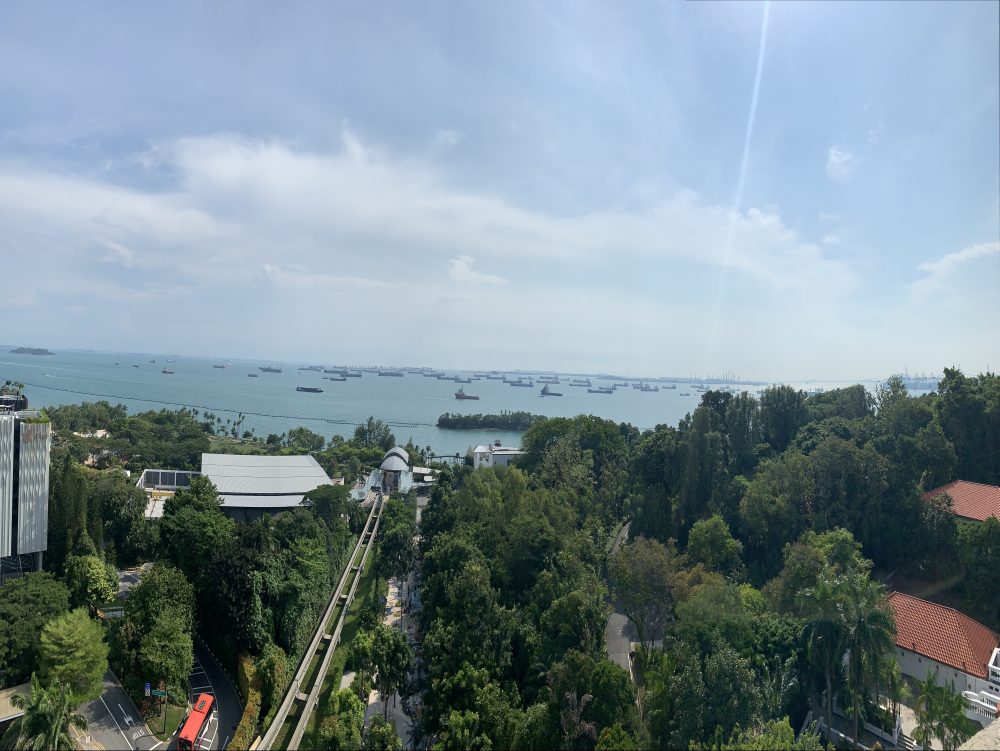
#> input picture panorama.jpg, 3997 x 3002 px (shown at 1/4 size)
$ python Panorama.py panorama.jpg panorama.jpg out.png
#> lines starting #> are read from the running program, lines starting #| are printed output that depends on the picture
import sys

import cv2
import matplotlib.pyplot as plt
import numpy as np
from datetime import datetime

def read_image(path):
    img = cv2.imread(path)
    img = cv2.cvtColor(img, cv2.COLOR_BGR2RGB)
    return img


def resize(img, height, width):
    return cv2.resize(img, (int(height*0.7), int(width*0.7)))

#for termialn execute
path_left_img = sys.argv[1]
path_right_img = sys.argv[2]
path_output = sys.argv[3]

#check runtime from the beginning
start_time = datetime.now()
start_time = start_time.strftime("%H:%M:%S")
print("Start Time: " + start_time)
start_time = datetime.now()

#read images
image_left = read_image(path_left_img)
#> in read_image, img is the input picture: shape (3002, 3997, 3); mean B, G, R 145.8, 138.6, 121.1
image_right = read_image(path_right_img)

#resizing and get shape of 2 images
#left_w, left_h, left_c = image_left.shape
right_w, right_h, right_c = image_right.shape
#> right_w = 3002; right_h = 3997; right_c = 3
image_left = resize(image_left, right_w, right_h)
#> in resize, `return cv2.resize(img, (int(height*0.7), int(width*0.7)))`:
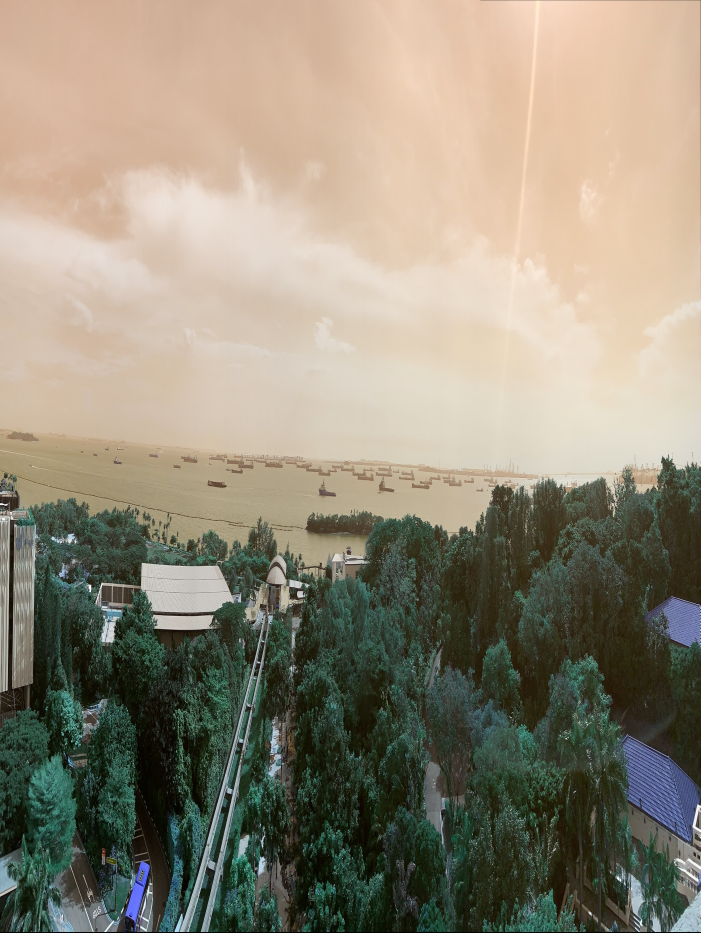
#> returned value: shape (2797, 2101, 3) (shown at 1/3 size); mean of channels 0, 1, 2 121.1, 138.5, 145.7; drawn as B, G, R
left_w, left_h, left_c = image_left.shape
#> left_w = 2797; left_h = 2101; left_c = 3

#turn the images to grayscale
image_left_gray = cv2.cvtColor(image_left, cv2.COLOR_RGB2GRAY)
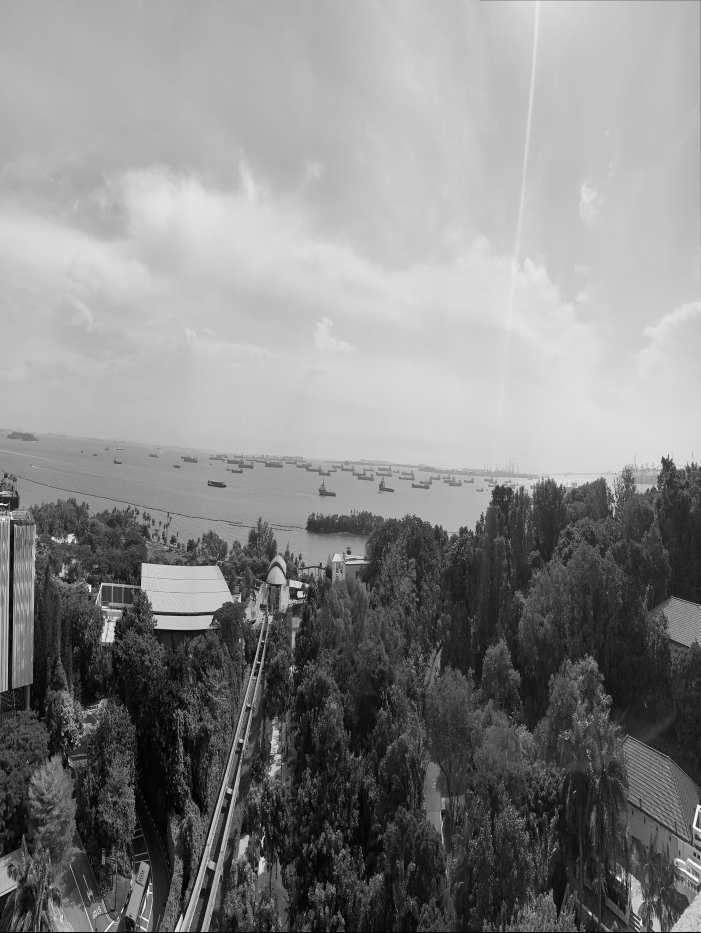
#> image_left_gray: shape (2797, 2101) (shown at 1/3 size); min 0, max 254, mean 134.1
image_right_gray = cv2.cvtColor(image_right, cv2.COLOR_RGB2GRAY)
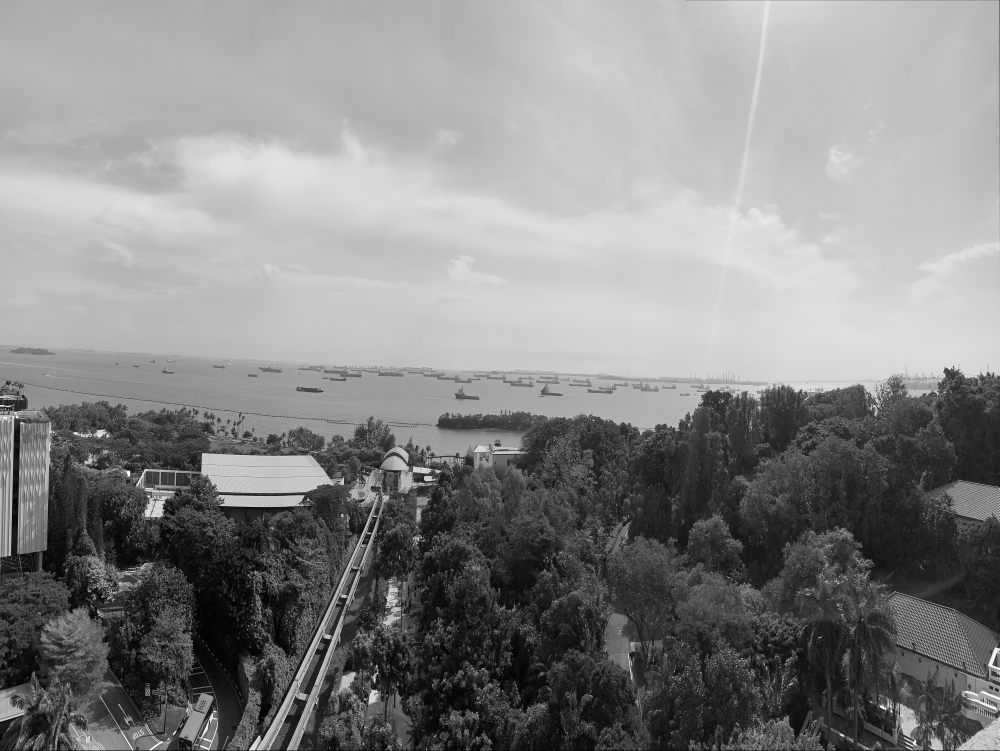
#> image_right_gray: shape (3002, 3997) (shown at 1/4 size); min 0, max 255, mean 134.2


#get keypoints of each image
sift = cv2.xfeatures2d.SIFT_create()
keypoints_left, descriptors_left = sift.detectAndCompute(image_left_gray, None)
#> keypoints_left = 22324 keypoints; strongest (x, y, size): (1770, 2740, 5.8), (1532, 2432, 1.9), (1473, 2506, 1.9), (1038, 1685, 2.5)
#> (the run stopped early here; a loop or call above may not have finished)
